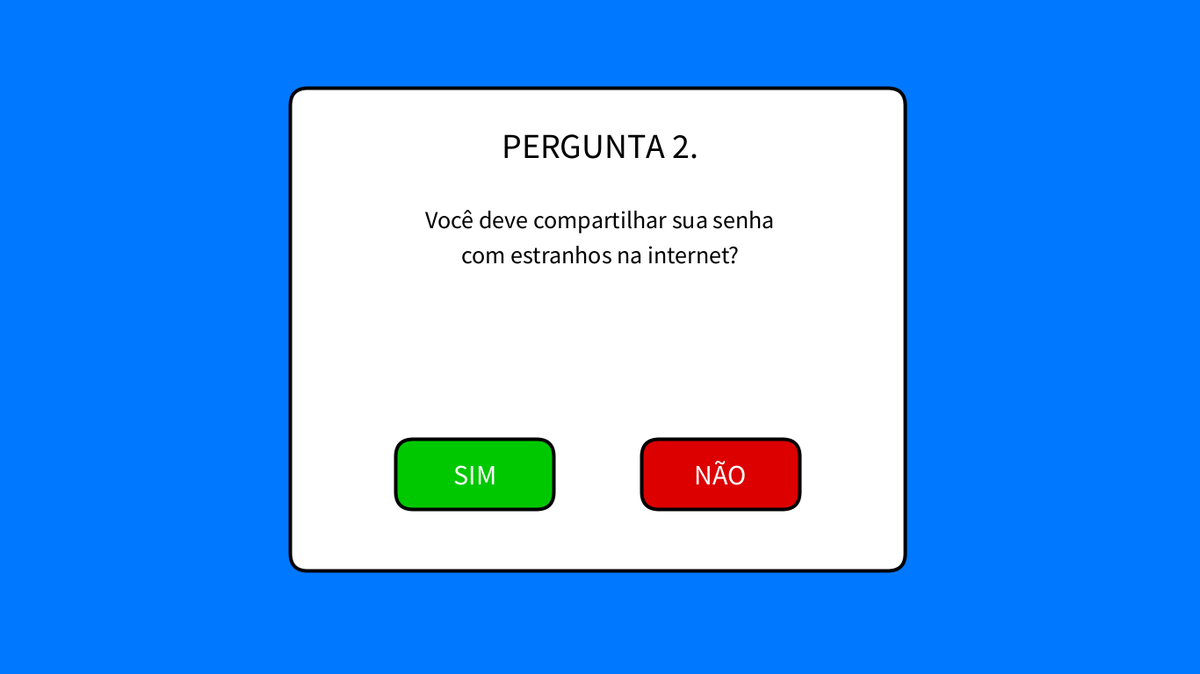
Frame 1 (no input)
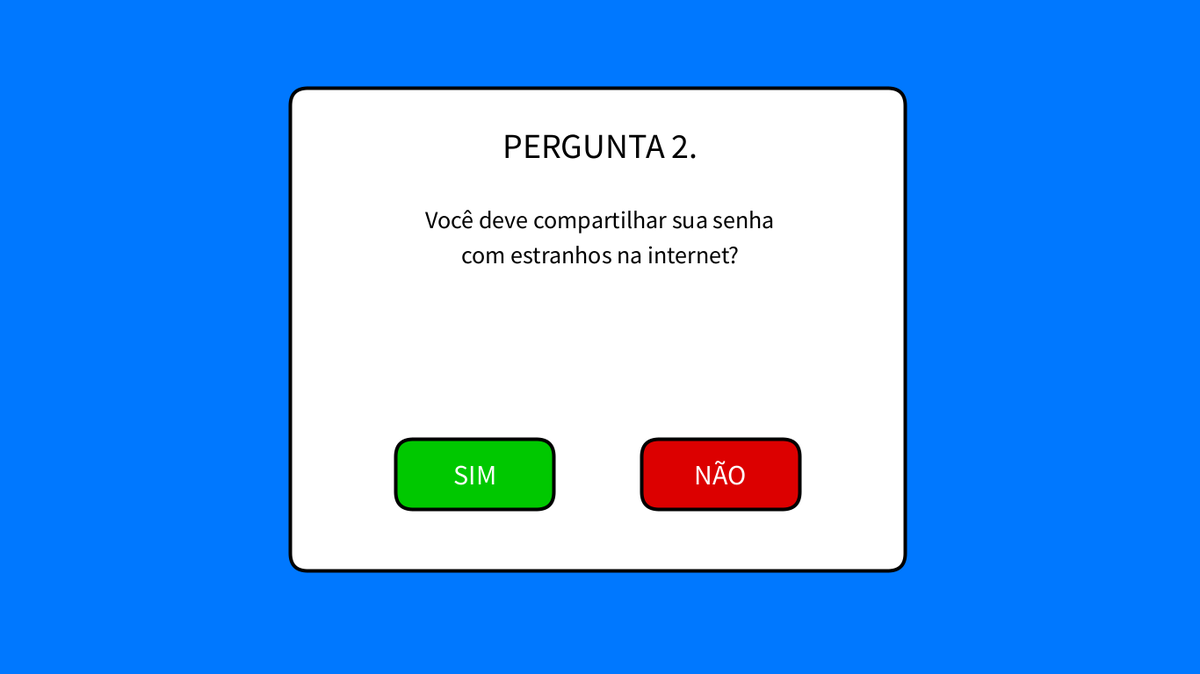
Frame 60 (the mouse pressed at the canvas centre just before this capture)
Frame 120 (the mouse held since frame 60 and released just before this capture): identical to frame 60, image omitted

The Processing sketch that drew these frames (run headless with seeded random() and noise(); from frame 60 on, the mouse is pressed at the canvas centre):

// Processing sketch: Pergunta1
// ── Pergunta1.pde
//Feito por Gustavo Gomes


float xp = 0;
float yp = 0;

void setup() {
  size(1366,768);
}

void draw() {

// FUNDO AZUL
  background(0,120,255);


// TELA BRANCA NO MEIO


  fill(255);
  stroke(0);
  strokeWeight(4);

  rect(330,100,700,550,20);


// TEXOS


  fill(0);

  textAlign(CENTER);

  textSize(40);

  text("PERGUNTA 2.", width/2, 180);

  textSize(28);

  text("Você deve compartilhar sua senha",width/2,260);

  text("com estranhos na internet?",width/2,300);


// BOTÃO SIM


  fill(0,200,0);

  rect(450,500,180,80,20);

  fill(255);

  textSize(32);

  text("SIM",540,552);


// BOTÃO NÃO


  fill(220,0,0);

  rect(730,500,180,80,20);

  fill(255);

  text("NÃO",820,552);
}
